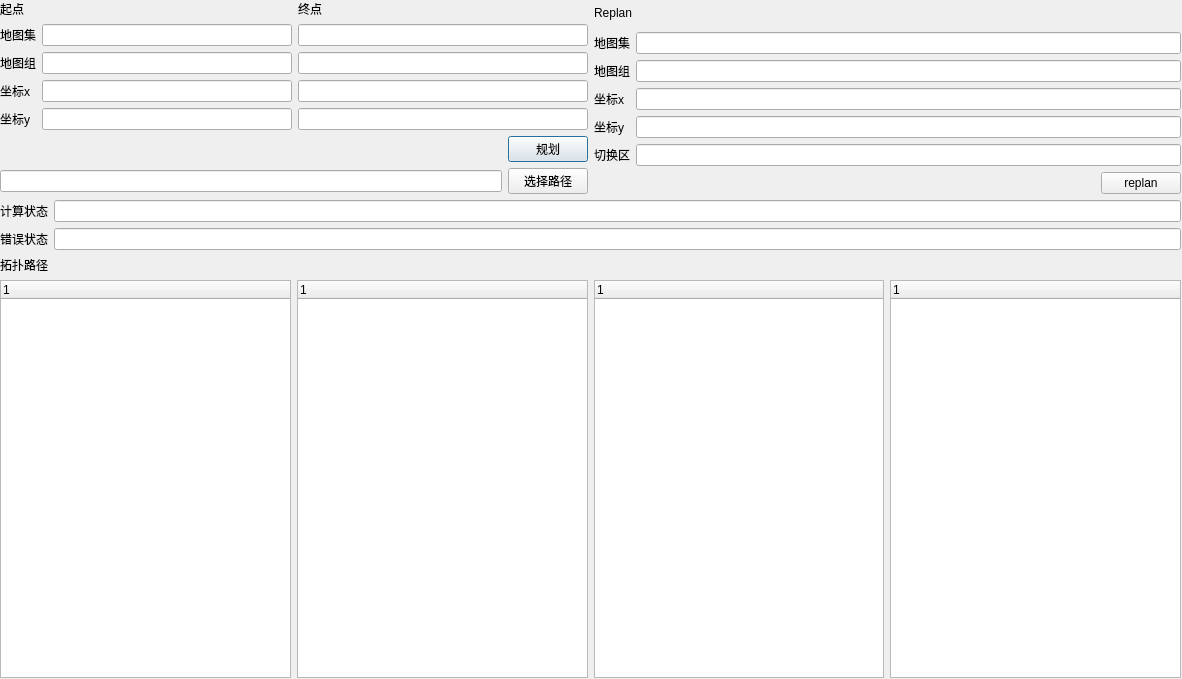
<?xml version="1.0" encoding="UTF-8"?>
<ui version="4.0">
 <class>GlobalPlanDialog</class>
 <widget class="QDialog" name="GlobalPlanDialog">
  <property name="geometry">
   <rect>
    <x>0</x>
    <y>0</y>
    <width>1182</width>
    <height>679</height>
   </rect>
  </property>
  <property name="windowTitle">
   <string>Dialog</string>
  </property>
  <widget class="QWidget" name="layoutWidget">
   <property name="geometry">
    <rect>
     <x>0</x>
     <y>0</y>
     <width>1181</width>
     <height>678</height>
    </rect>
   </property>
   <layout class="QVBoxLayout" name="verticalLayout_4">
    <item>
     <layout class="QHBoxLayout" name="horizontalLayout_8">
      <item>
       <layout class="QVBoxLayout" name="verticalLayout_2">
        <item>
         <layout class="QGridLayout" name="gridLayout">
          <item row="1" column="0">
           <layout class="QFormLayout" name="formLayout_2">
            <item row="0" column="0">
             <widget class="QLabel" name="label_3">
              <property name="text">
               <string>地图集</string>
              </property>
             </widget>
            </item>
            <item row="1" column="0">
             <widget class="QLabel" name="label_4">
              <property name="text">
               <string>地图组</string>
              </property>
             </widget>
            </item>
            <item row="2" column="0">
             <widget class="QLabel" name="label_5">
              <property name="text">
               <string>坐标x</string>
              </property>
             </widget>
            </item>
            <item row="3" column="0">
             <widget class="QLabel" name="label_6">
              <property name="text">
               <string>坐标y</string>
              </property>
             </widget>
            </item>
            <item row="0" column="1">
             <widget class="QLineEdit" name="startMapCollectionLineEdit">
              <property name="minimumSize">
               <size>
                <width>250</width>
                <height>0</height>
               </size>
              </property>
             </widget>
            </item>
            <item row="1" column="1">
             <widget class="QLineEdit" name="startMapGroupLineEdit"/>
            </item>
            <item row="2" column="1">
             <widget class="QLineEdit" name="startMapPointXLineEdit"/>
            </item>
            <item row="3" column="1">
             <widget class="QLineEdit" name="startMapPointYLineEdit"/>
            </item>
           </layout>
          </item>
          <item row="0" column="1">
           <widget class="QLabel" name="label_2">
            <property name="text">
             <string>终点</string>
            </property>
           </widget>
          </item>
          <item row="2" column="0" colspan="2">
           <layout class="QHBoxLayout" name="horizontalLayout" stretch="0,0">
            <item>
             <spacer name="horizontalSpacer">
              <property name="orientation">
               <enum>Qt::Horizontal</enum>
              </property>
              <property name="sizeHint" stdset="0">
               <size>
                <width>40</width>
                <height>20</height>
               </size>
              </property>
             </spacer>
            </item>
            <item>
             <widget class="QPushButton" name="makePlanButton">
              <property name="text">
               <string>规划</string>
              </property>
             </widget>
            </item>
           </layout>
          </item>
          <item row="0" column="0">
           <widget class="QLabel" name="label">
            <property name="text">
             <string>起点</string>
            </property>
           </widget>
          </item>
          <item row="1" column="1">
           <layout class="QVBoxLayout" name="verticalLayout">
            <item>
             <widget class="QLineEdit" name="goalMapCollectionLineEdit">
              <property name="minimumSize">
               <size>
                <width>250</width>
                <height>0</height>
               </size>
              </property>
             </widget>
            </item>
            <item>
             <widget class="QLineEdit" name="goalMapGroupLineEdit"/>
            </item>
            <item>
             <widget class="QLineEdit" name="goalMapPointXLineEdit"/>
            </item>
            <item>
             <widget class="QLineEdit" name="goalMapPointYLineEdit"/>
            </item>
           </layout>
          </item>
         </layout>
        </item>
        <item>
         <layout class="QHBoxLayout" name="horizontalLayout_6">
          <item>
           <widget class="QLineEdit" name="selectPathLineEdit"/>
          </item>
          <item>
           <widget class="QPushButton" name="selectPathButton">
            <property name="text">
             <string>选择路径</string>
            </property>
           </widget>
          </item>
         </layout>
        </item>
       </layout>
      </item>
      <item>
       <layout class="QGridLayout" name="gridLayout_2">
        <item row="1" column="0">
         <layout class="QFormLayout" name="formLayout_3">
          <item row="0" column="0">
           <widget class="QLabel" name="label_8">
            <property name="text">
             <string>地图集</string>
            </property>
           </widget>
          </item>
          <item row="1" column="0">
           <widget class="QLabel" name="label_9">
            <property name="text">
             <string>地图组</string>
            </property>
           </widget>
          </item>
          <item row="1" column="1">
           <widget class="QLineEdit" name="replanMapGroupLineEdit"/>
          </item>
          <item row="2" column="0">
           <widget class="QLabel" name="label_10">
            <property name="text">
             <string>坐标x</string>
            </property>
           </widget>
          </item>
          <item row="2" column="1">
           <widget class="QLineEdit" name="replanMapPointXLineEdit"/>
          </item>
          <item row="3" column="0">
           <widget class="QLabel" name="label_11">
            <property name="text">
             <string>坐标y</string>
            </property>
           </widget>
          </item>
          <item row="3" column="1">
           <widget class="QLineEdit" name="replanMapPointYLineEdit"/>
          </item>
          <item row="4" column="0">
           <widget class="QLabel" name="label_12">
            <property name="text">
             <string>切换区</string>
            </property>
           </widget>
          </item>
          <item row="4" column="1">
           <widget class="QLineEdit" name="replanMapChangeAreaLineEdit"/>
          </item>
          <item row="0" column="1">
           <widget class="QLineEdit" name="replanMapCollectionLineEdit">
            <property name="minimumSize">
             <size>
              <width>250</width>
              <height>0</height>
             </size>
            </property>
           </widget>
          </item>
         </layout>
        </item>
        <item row="0" column="0">
         <widget class="QLabel" name="label_7">
          <property name="text">
           <string>Replan</string>
          </property>
         </widget>
        </item>
        <item row="2" column="0">
         <layout class="QHBoxLayout" name="horizontalLayout_5">
          <item>
           <spacer name="horizontalSpacer_2">
            <property name="orientation">
             <enum>Qt::Horizontal</enum>
            </property>
            <property name="sizeHint" stdset="0">
             <size>
              <width>40</width>
              <height>20</height>
             </size>
            </property>
           </spacer>
          </item>
          <item>
           <widget class="QPushButton" name="replanButton">
            <property name="text">
             <string>replan</string>
            </property>
           </widget>
          </item>
         </layout>
        </item>
       </layout>
      </item>
     </layout>
    </item>
    <item>
     <layout class="QFormLayout" name="formLayout_4">
      <item row="0" column="0">
       <widget class="QLabel" name="label_14">
        <property name="text">
         <string>计算状态</string>
        </property>
       </widget>
      </item>
      <item row="0" column="1">
       <widget class="QLineEdit" name="statusLineEdit"/>
      </item>
      <item row="1" column="0">
       <widget class="QLabel" name="label_15">
        <property name="text">
         <string>错误状态</string>
        </property>
       </widget>
      </item>
      <item row="1" column="1">
       <widget class="QLineEdit" name="exceptionCodeLineEdit"/>
      </item>
     </layout>
    </item>
    <item>
     <layout class="QVBoxLayout" name="verticalLayout_3">
      <item>
       <widget class="QLabel" name="label_13">
        <property name="text">
         <string>拓扑路径</string>
        </property>
       </widget>
      </item>
      <item>
       <layout class="QHBoxLayout" name="horizontalLayout_7">
        <item>
         <widget class="QTreeWidget" name="topologyPathTreeWidget">
          <property name="minimumSize">
           <size>
            <width>0</width>
            <height>340</height>
           </size>
          </property>
          <column>
           <property name="text">
            <string notr="true">1</string>
           </property>
          </column>
         </widget>
        </item>
        <item>
         <widget class="QTreeWidget" name="topologyNodeNameTreeWidget">
          <column>
           <property name="text">
            <string notr="true">1</string>
           </property>
          </column>
         </widget>
        </item>
        <item>
         <widget class="QTreeWidget" name="mapChangeAreaTreeWidget">
          <property name="minimumSize">
           <size>
            <width>0</width>
            <height>340</height>
           </size>
          </property>
          <column>
           <property name="text">
            <string notr="true">1</string>
           </property>
          </column>
         </widget>
        </item>
        <item>
         <widget class="QTreeWidget" name="startEndPointTreeWidget">
          <property name="minimumSize">
           <size>
            <width>0</width>
            <height>340</height>
           </size>
          </property>
          <column>
           <property name="text">
            <string notr="true">1</string>
           </property>
          </column>
         </widget>
        </item>
       </layout>
      </item>
     </layout>
    </item>
   </layout>
  </widget>
 </widget>
 <resources/>
 <connections/>
</ui>
